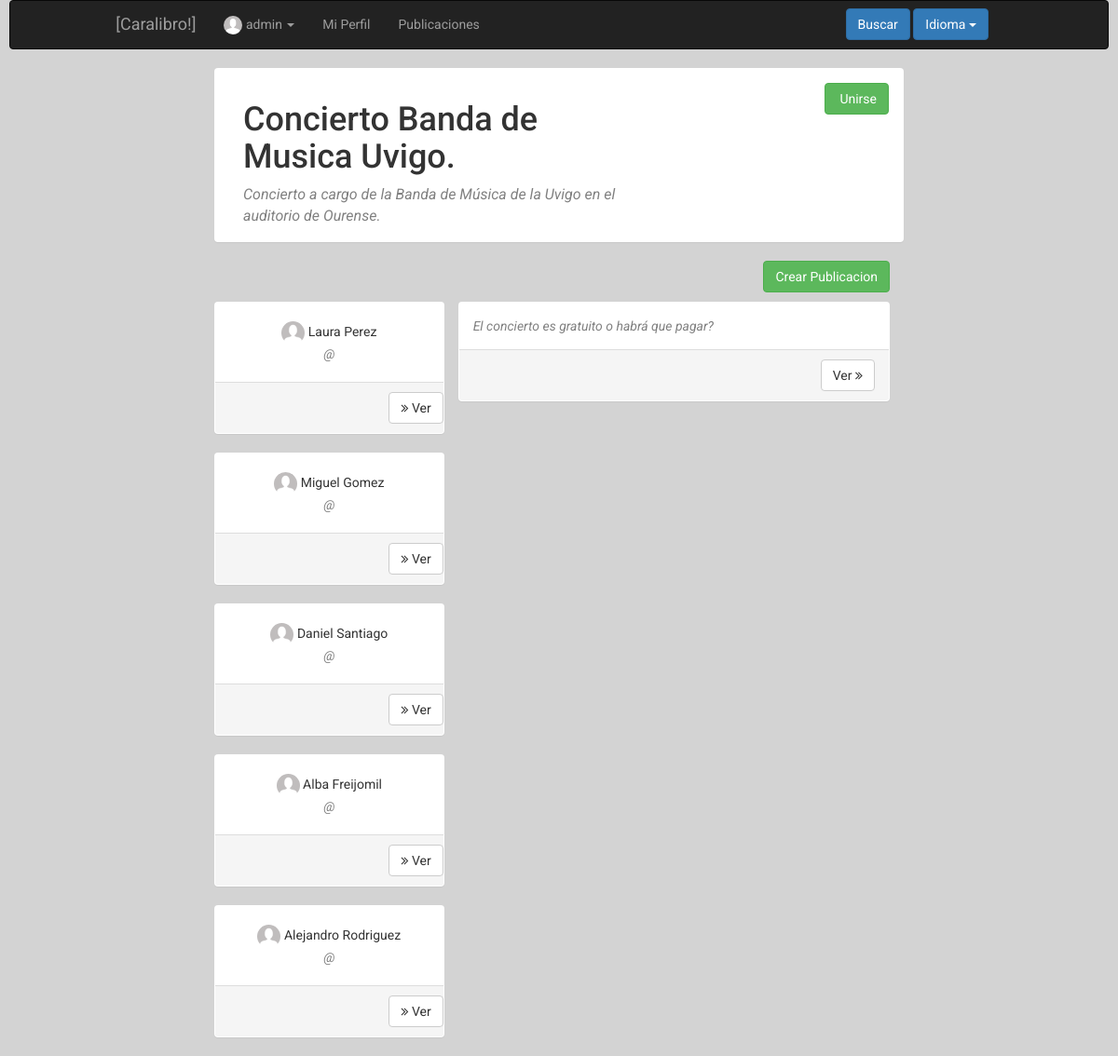
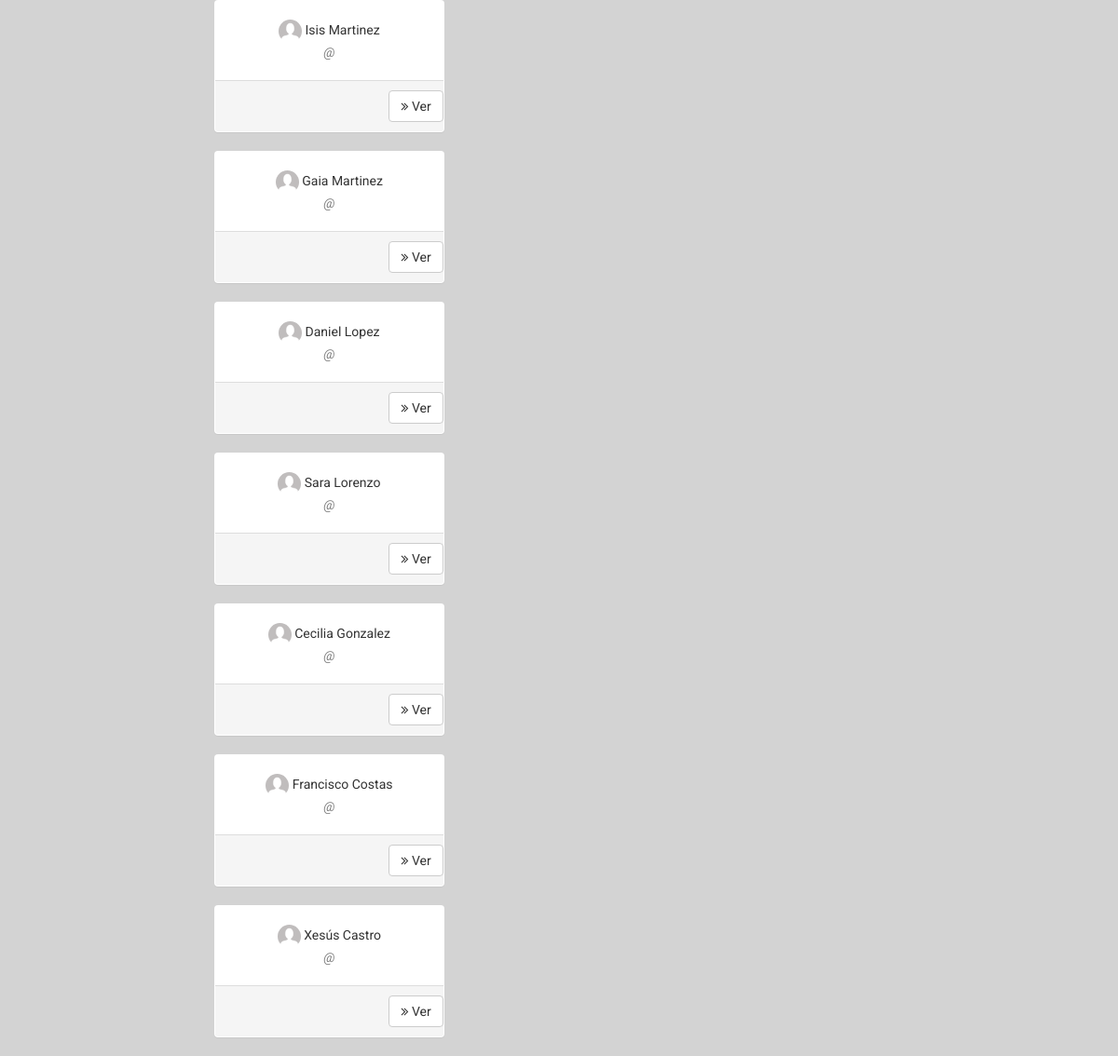
The app's page /index.php?controller=event&action=showcurrent&id=5 (signed in) with its own data (2 pictures, top to bottom).
### tables this page shows
CREATE TABLE IF NOT EXISTS `event` (
`id` int(11) NOT NULL,
  `creationdate` date DEFAULT NULL,
  `owner` int(11) NOT NULL,
  `startdate` date NOT NULL,
  `enddate` date NOT NULL,
  `starthour` time NOT NULL,
  `endhour` time NOT NULL,
  `description` text NOT NULL,
  `status` tinyint(1) NOT NULL,
  `name` varchar(50) NOT NULL,
  `private` tinyint(1) NOT NULL
);

CREATE TABLE IF NOT EXISTS `user` (
`id` int(11) NOT NULL,
  `name` varchar(50) NOT NULL,
  `surname` varchar(100) NOT NULL,
  `email` varchar(100) NOT NULL,
  `phone` varchar(12) NOT NULL,
  `user` varchar(50) NOT NULL,
  `password` varchar(255) NOT NULL,
  `birthday` date NOT NULL,
  `address` varchar(100) NOT NULL,
  `status` tinyint(1) NOT NULL,
  `photo` varchar(255) DEFAULT NULL,
  `type` tinyint(1) NOT NULL,
  `private` tinyint(1) NOT NULL
);

CREATE TABLE IF NOT EXISTS `publication` (
`id` int(11) NOT NULL,
  `destination` int(11) NOT NULL,
  `type` varchar(50) NOT NULL,
  `owner` int(11) NOT NULL,
  `creationdate` date NOT NULL,
  `hour` time NOT NULL,
  `description` text NOT NULL,
  `status` tinyint(1) NOT NULL
);

### core/ViewManager.php (called while the page is built, shortened)
<?php
class ViewManager {
    private $variables = array();
    public function setVariable($varname, $value, $flash=false) {
        $this->variables[$varname] = $value;
    }
    public function getVariable($varname, $default=NULL) {
        if (!isset($this->variables[$varname])) {
            return $default;
        }
        return $this->variables[$varname];
    }
    public function render($controller, $viewname) {
        include(__DIR__."/../Views/$controller/$viewname.php");
    }
    private static $viewmanager_singleton = NULL;
    public static function getInstance() {
        if (self::$viewmanager_singleton == null) {
            self::$viewmanager_singleton = new ViewManager();
        }
        return self::$viewmanager_singleton;
    }
}

### Controllers/EVENT_Controller.php (called while the page is built, shortened)
<?php
require_once(__DIR__ . "/../core/ViewManager.php");
require_once(__DIR__ . "/../core/I18n.php");
require_once(__DIR__ . "/../Models/Event.php");
require_once(__DIR__ . "/../Models/EVENT_Model.php");
require_once(__DIR__ . "/../Models/Publication.php");
require_once(__DIR__ . "/../Models/PUBLICATION_Model.php");
class EVENT_Controller extends BaseController
{
    private $eventModel;
    public function __construct()
    {
        $this->eventModel = new EVENT_Model();
        $this->view->setLayout("base");
    }
    public function showcurrent()
    {
        $eventid = $_REQUEST["id"];
        $event = $this->eventModel->showcurrent($eventid);
        $ismember = false;
        $publicationModel = new PUBLICATION_Model();
        $publications = $publicationModel->showall($eventid, "event");
        $members = $this->eventModel->showmembers($eventid);
        $this->view->setVariable("members", $members);
        $this->view->setVariable("event", $event);
        $this->view->setVariable("ismember", $ismember);
        $this->view->setVariable("publications", $publications);
        $this->view->render("event", "EVENT_SHOWCURRENT_Vista");
    }
}

### index.php (called while the page is built, shortened)
<?php
function run() {
    try{
        $controller = loadController($_GET["controller"]);
        $actionName = $_GET["action"];
        $controller->$actionName();
    } catch (Exception $ex) {
        die($ex->getMessage());
    }
}
function loadController($controllerName) {
    return new $controllerClassName();
}
run();
?>

### Models/Event.php (called while the page is built, shortened)
<?php
class Event
{
    private $owner;
    private $description;
    private $name;
    private $private;
    public function __construct($id = NULL, $creationdate = NULL, $owner = NULL, $startdate = NULL, $enddate = NULL, $starthour = NULL, $endhour = NULL, $description = NULL, $status = NULL, $name = NULL, $private = NULL)
    {
        $this->owner        = $owner;
        $this->description  = $description;
        $this->name         = $name;
        $this->private      = $private;
    }
    public function getOwner()
    {
        return $this->owner;
    }
    public function getDescription()
    {
        return $this->description;
    }
    public function getName()
    {
        return $this->name;
    }
    public function getPrivate()
    {
        return $this->private;
    }
}
?>

### Models/EVENT_Model.php (called while the page is built, shortened)
<?php
require_once(__DIR__ . "/../core/PDOConnection.php");
class EVENT_Model
{
    private $db;
    public function __construct()
    {
        $this->db = PDOConnection::getInstance();
    }
    public function showmembers($eventid)
    {
        $members = array();
        $sql = $this->db->prepare("SELECT DISTINCT u.id as id, u.name as name, u.surname as surname,u.photo as photo FROM user as u, guest as g where g.event=? and u.id=g.member or u.id=g.secondarymember");
        $sql->execute(array(
            $eventid
        ));
        $members_db = $sql->fetchAll(PDO::FETCH_ASSOC);
        foreach ($members_db as $member) {
            $user = new User();
            $user->setID($member["id"]);
            $user->setName($member["name"]);
            $user->setSurname($member["surname"]);
            $user->setPhoto($member["photo"]);
            array_push($members, $user);
        }
        return $members;
    }
    public function showcurrent($eventID)
    {
        $sql = $this->db->prepare("SELECT * FROM event WHERE id=?");
        $sql->execute(array(
            $eventID
        ));
        $event = $sql->fetch(PDO::FETCH_ASSOC);
        if ($event != NULL) {
            return new Event($event["id"], $event["creationdate"], $event["owner"], $event["startdate"], $event["enddate"], $event["starthour"], $event["endhour"], $event["description"], $event["status"], $event["name"], $event["private"]);
        } else {
            return NULL;
        }
    }
}

### core/PDOConnection.php (called while the page is built)
<?php
class PDOConnection {
    private static $dbhost = "127.0.0.1";
    private static $dbname = "ET3Grupo1";
    private static $dbuser = "ET3Grupo1";
    private static $dbpass = "ET3Grupo1";
    private static $db_singleton = null;
    public static function getInstance() {
        if (self::$db_singleton == null) {
            self::$db_singleton = new PDO(
                "mysql:host=".self::$dbhost.";dbname=".self::$dbname.";charset=utf8",
                self::$dbuser,
                self::$dbpass,
                array(
                    PDO::ATTR_EMULATE_PREPARES => false,
                    PDO::ATTR_ERRMODE => PDO::ERRMODE_EXCEPTION
                )
            );
        }
        return self::$db_singleton;
    }
}
?>

### core/I18n.php (called while the page is built, shortened)
<?php
class I18n {
  private $messages;
  public function setLanguage($language) {
    $this->messages = $i18n_messages;
  }
  public function i18n($key) {
    if (isset($this->messages[$key])){
      return $this->messages[$key];
    }else{
      return $key;
    }
  }
  private static $i18n_singleton = null;
  public static function getInstance() {
    if (self::$i18n_singleton == NULL) {
      self::$i18n_singleton = new I18n();
    }
    return self::$i18n_singleton;
  }
}
function i18n($key) {
  return I18n::getInstance()->i18n($key);
}

### Models/User.php (called while the page is built, shortened)
<?php
class User {
    private $id;
    private $name;
    private $surname;
    private $photo;
    public function __construct($id=NULL, $user=NULL, $name=NULL, $surname=NULL, $email=NULL, $phone=NULL,
                                $birthday=NULL, $address=NULL, $status=1, $photo=NULL, $type=0,
                                $private=0, $password=NULL)
    {
     $this->id = $id;
     $this->name = $name;
     $this->surname = $surname;
     $this->photo = $photo;
    }
    public function getID() {
        return $this->id;
    }
    public function setID($id) {
        $this->id = $id;
    }
    public function getName() {
        return $this->name;
    }
    public function setName($name) {
        $this->name = $name;
    }
    public function getSurname() {
        return $this->surname;
    }
    public function setSurname($surname) {
        $this->surname = $surname;
    }
    public function getPhoto() {
        return $this->photo;
    }
    public function setPhoto($photo) {
        $this->photo = $photo;
    }
}

### Models/Publication.php (called while the page is built, shortened)
<?php
class Publication
{
    private $id;
    private $description;
    public function __construct($id = NULL, $destination = NULL, $type = NULL, $owner = NULL, $creationdate = NULL, $hour = NULL, $description = NULL, $status = NULL)
    {
        $this->id           = $id;
        $this->description  = $description;
    }
    public function getID()
    {
        return $this->id;
    }
    public function getDescription()
    {
        return $this->description;
    }
}
?>

### Models/PUBLICATION_Model.php (called while the page is built, shortened)
<?php
require_once(__DIR__ . "/../core/PDOConnection.php");
class PUBLICATION_Model
{
    private $db;
    public function __construct()
    {
        $this->db = PDOConnection::getInstance();
    }
    public function showall($destinationID, $type)
    {
        $sql = $this->db->prepare("SELECT * FROM publication WHERE destination=? AND type=? ORDER BY id DESC");
        $sql->execute(array(
            $destinationID,
            $type
        ));
        $publications_db = $sql->fetchAll(PDO::FETCH_ASSOC);
        $publications = array();
        foreach ($publications_db as $publication) {
            array_push($publications, new Publication($publication["id"], $publication["destination"], $publication["type"], $publication["owner"], $publication["creationdate"], $publication["hour"], $publication["description"], $publication["status"]));
        }
        return $publications;
    }
}

### Views/event/EVENT_SHOWCURRENT_Vista.php (the view, shortened to what this page needs)
<?php
require_once(__DIR__."/../../core/ViewManager.php");
$view = ViewManager::getInstance();
$currentuserid = $view->getVariable("currentuserid");
$members = $view->getVariable("members");
$publications = $view->getVariable("publications");
$event = $view->getVariable("event");
$isMember = $view->getVariable("ismember");
?>
<div class="container-fluid">
	<div class="row">
		<div class="panel">
			<div class="panel-body">
			<div class="col-xs-8">
				<h1><?=$event->getName() ?></h1>
				<div class="row" style="padding-left: 15px">
					<font size="3" class="user">
						<?= $event->getDescription()?>
					</font>
				</div>
			</div>
			<div class="col-xs-4">
				<div class="row pull-right">
					<?php if ($currentuserid == $event->getOwner()): ?>
						<a href="index.php?controller=event&action=edit&id=<?=$event->getID() ?>">
							<button class="btn btn-warning">
								<i class="fa fa-edit"></i>
								<?= i18n("Edit") ?>
							</button>
						</a>
						<a href="index.php?controller=event&action=delete&id=<?=$event->getID() ?>">
							<button class="btn btn-danger">
								<i class="fa fa-trash"></i>
								<?= i18n("Delete") ?>
							</button>
						</a>
					<?php else: ?>
						<form action="index.php?controller=guest&action=join" method="post">
							<button class="btn btn-success" name="submit" value="yes">
								<?=i18n("Join")  ?>
							</button>
						</form>
					<?php endif ?>
				</div>
			</div>
			</div>
		</div>
	</div>
	<div class="row">
	<div class="row" style="margin-bottom: 10px;margin-right: 15px">
			<div class="pull-right">
				<form action="index.php?controller=publication&action=add" method="post">
					<button class="btn btn-success"><?= i18n("Create publication") ?></button>
				</form>
			</div>
		</div>
		<div class="col-md-4">
		<?php if ($members == NULL): ?>
			<div class="panel">
				<div class="panel-body">
					<div class="text-center">
						<font class=""><?= i18n("No members yet") ?></font>
					</div>
				</div>
			</div>
		<?php else: ?>
			<?php foreach ($members as $member): ?>
		<div class="row">
		<div class="panel">
			<div class="panel-body" >
				<div class="row text-center" style="padding: 5px">
					<?php if ($member->getPhoto() == NULL): ?>
						<img class="smallPhoto img-circle" src="media/profileImages/default.png" alt="default">
					<?php else: ?>
						<img class="smallPhoto img-circle" src="<?=$member->getPhoto() ?>" alt="<?=$member->getPhoto() ?>">
					<?php endif ?>
					<font class="name"><?= $member->getName()." ".$member->getSurname() ?></font><br>
					<font class="user">@<?=$member->getUser() ?></font>
				</div>
			</div>
			<div class="panel-footer">
			<div class="row">
				<a href="index.php?controller=user&action=showcurrent&id=<?=$member->getID()  ?>">
					<button class="btn btn-default pull-right">
					<i class="fa fa-angle-double-right"></i>
						<?= i18n("View") ?>
					</button>
				</a>
			</div>
			</div>
		</div>
	</div>
	<?php endforeach ?>
<?php endif ?>
		</div>
		<div class="col-md-8">
			<?php if ($publications == NULL): ?>
			<div class="panel">
				<div class="panel-body">
					<div class="text-center">
						<font class=""><?= i18n("No publication here") ?></font>
					</div>
				</div>
			</div>
		<?php else: ?>
			<?php foreach ($publications as $publication): ?>
							<div class="panel">
								<div class="panel-body">
									<font class="user">
										<?=$publication->getDescription() ?>
									</font>
								</div>
								<div class="panel-footer">
									<div class="row">
										<div class="col-md-6 pull-left">
										</div>
										<div class="col-md-6">
											<a href="index.php?controller=publication&action=showcurrent&id=<?=$publication->getID() ?>">
												<button class="btn btn-default pull-right">
													<?= i18n("View")  ?>
													<i class="fa fa-angle-double-right"></i>
												</button>
											</a>
										</div>
									</div>
								</div>
							</div>
						<?php endforeach ?>
		<?php endif ?>
		</div>
	</div>
</div>

### css/style.css (style rules this page uses)
body { background-color: #d3d3d3; font-family: 'Roboto', sans-serif; }
.smallPhoto { height: 25px; width: 25px; }
.name { font-style: bold; margin-top: 10px; }
.user { font-style: italic; color: grey; }

### records on screen
event: name "Concierto Banda de Musica Uvigo.", description "Concierto a cargo de la Banda de Música de la Uvigo en el auditorio de Ourense."
user: name "Laura", surname "Perez"
user: name "Miguel", surname "Gomez"
user: name "Daniel", surname "Santiago"
user: name "Alba", surname "Freijomil"
user: name "Alejandro", surname "Rodriguez"
user: name "Isis", surname "Martinez"
user: name "Gaia", surname "Martinez"
user: name "Daniel", surname "Lopez"
user: name "Sara", surname "Lorenzo"
user: name "Cecilia", surname "Gonzalez"
user: name "Francisco", surname "Costas"
user: name "Xesús", surname "Castro"
publication: description "El concierto es gratuito o habrá que pagar?"

### other values on screen
$currentuser "admin"
i18n("My Profile") "Mi Perfil"
i18n("Publications") "Publicaciones"
i18n("Search") "Buscar"
i18n("Language") "Idioma"
i18n("Join") "Unirse"
i18n("Create publication") "Crear Publicacion"
